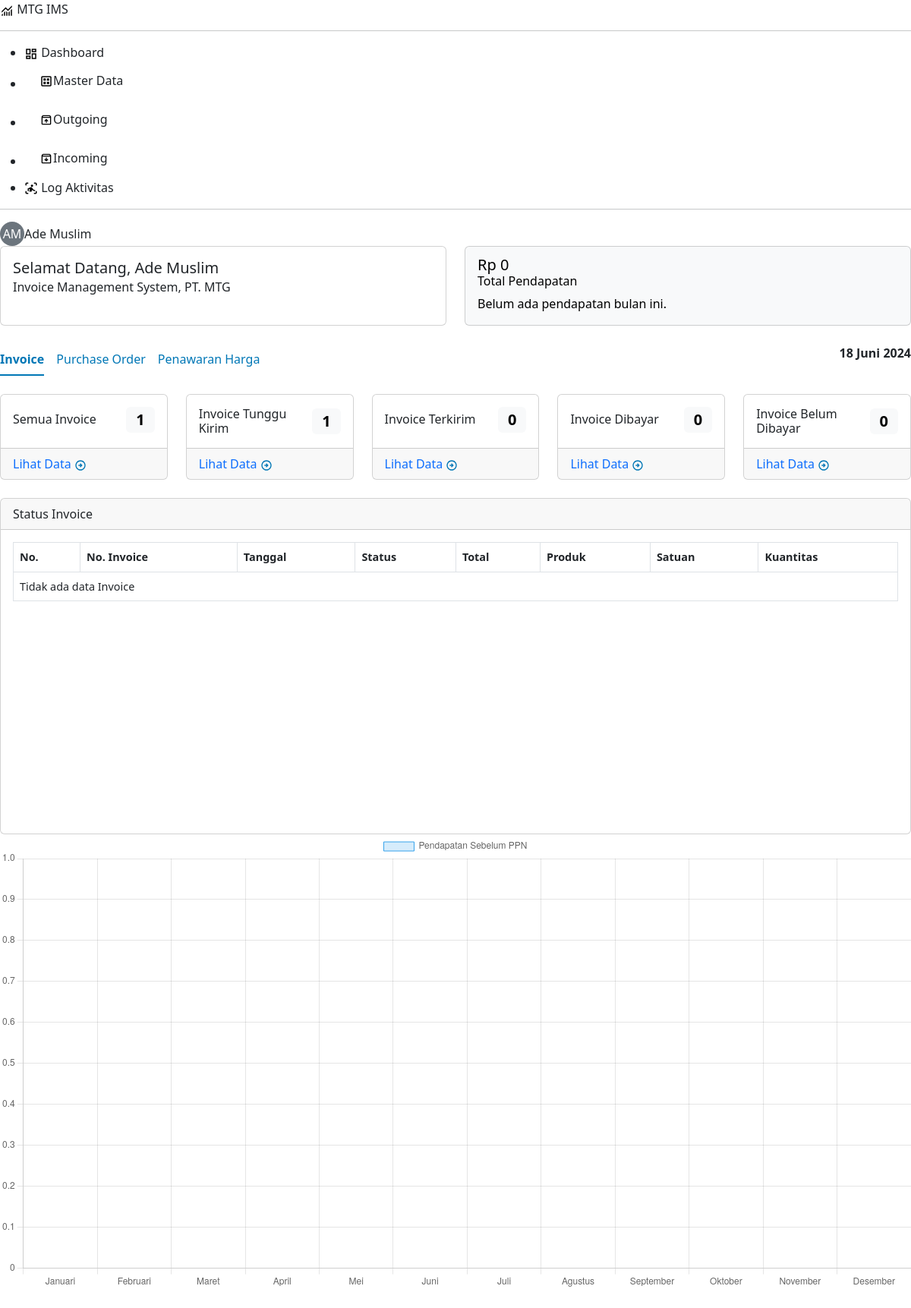
The page /pages/dashboard/index.php (signed in) on the database as committed earlier.
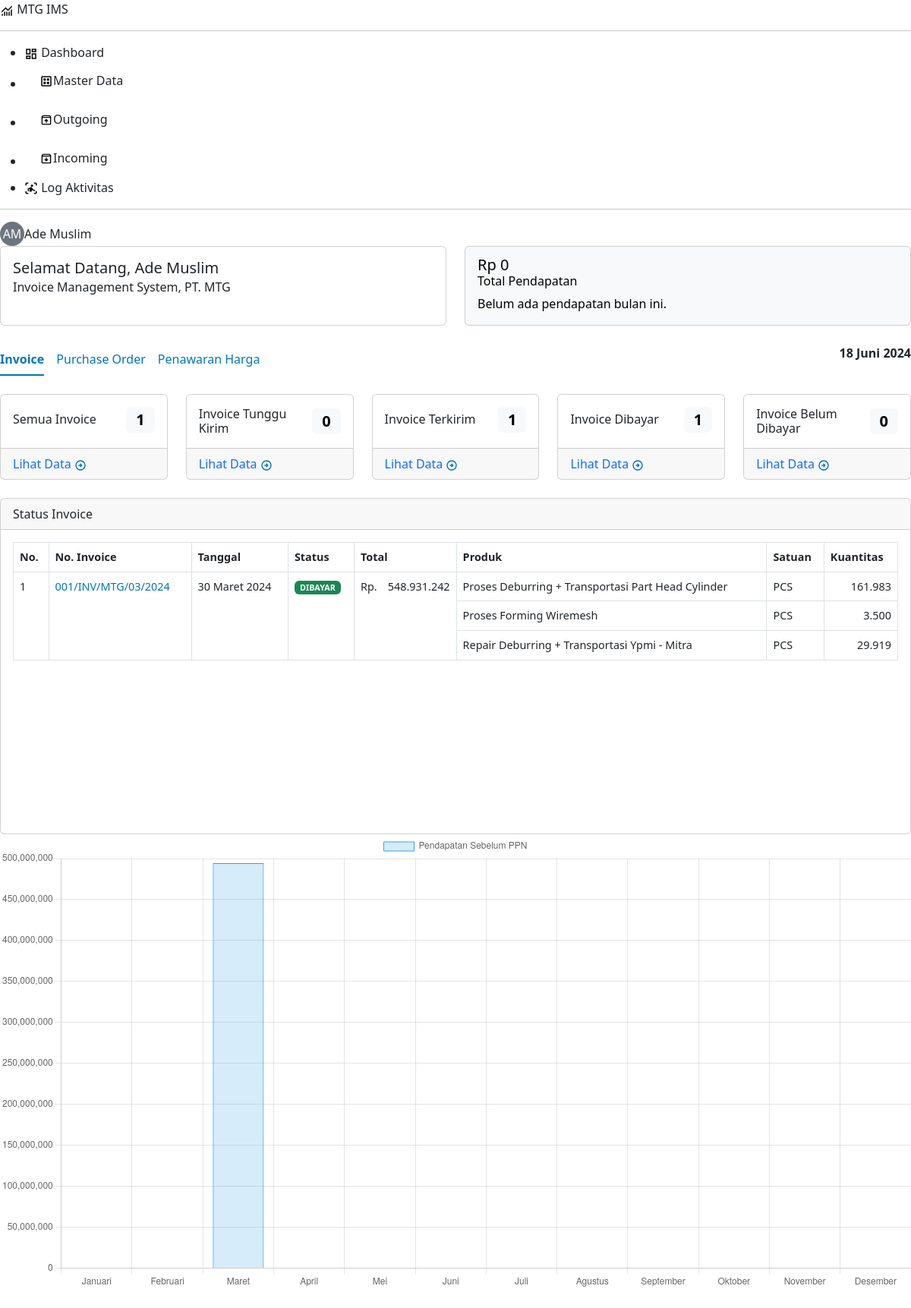
The same page on the database as committed later.
### tables this page shows
CREATE TABLE `detail_faktur` (
  `id_detail_faktur` varchar(36) NOT NULL,
  `id_faktur` varchar(36) NOT NULL,
  `no_pengiriman_barang` varchar(50) NOT NULL,
  `id_produk` varchar(36) NOT NULL,
  `jumlah` int NOT NULL,
  `harga_satuan` int NOT NULL,
  `id_pesanan` varchar(36) NOT NULL
);

CREATE TABLE `faktur` (
  `id_faktur` varchar(36) NOT NULL,
  `id_pengirim` varchar(36) NOT NULL,
  `no_faktur` varchar(50) NOT NULL,
  `tanggal` datetime NOT NULL,
  `total` int NOT NULL,
  `catatan` text,
  `id_penerima` varchar(36) NOT NULL,
  `diskon` int DEFAULT NULL,
  `id_ppn` varchar(36) DEFAULT NULL,
  `logo` varchar(100) DEFAULT NULL,
  `signature_info` longtext,
  `kategori` enum('keluar','masuk') NOT NULL,
  `status` enum('tunggu kirim','belum dibayar','dibayar') NOT NULL,
  `status_hapus` tinyint(1) NOT NULL DEFAULT '0'
);

CREATE TABLE `produk` (
  `id_produk` varchar(36) NOT NULL,
  `no_produk` varchar(50) NOT NULL,
  `nama_produk` varchar(100) NOT NULL,
  `satuan` varchar(25) NOT NULL,
  `harga` int UNSIGNED NOT NULL,
  `status` enum('draft','pending','ditolak','disetujui') NOT NULL DEFAULT 'draft',
  `keterangan` varchar(255) DEFAULT NULL,
  `status_hapus` tinyint(1) NOT NULL DEFAULT '0'
);

### pages/dashboard/invoiceInfo.php (called while the page is built)
<?php
$conditionsInv = "kategori = 'keluar' AND YEAR(tanggal) = ? AND status_hapus = 0";
$bind_paramsInv = array(
    array('type' => 'i', 'value' => $current_year)
);
$data_inv = selectData('faktur', $conditionsInv, "", "", $bind_paramsInv);
$total_inv_outgoing_curent_year = count($data_inv);
$conditionsInv = "kategori = 'keluar' AND YEAR(tanggal) = ? AND status = 'tunggu kirim' AND status_hapus = 0";
$bind_paramsInv = array(
    array('type' => 'i', 'value' => $current_year)
);
$data_inv = selectData('faktur', $conditionsInv, "", "", $bind_paramsInv);
$total_waiting_inv_outgoing_curent_year = count($data_inv);
$conditionsInv = "kategori = 'keluar' AND YEAR(tanggal) = ? AND status = 'dibayar'";
$bind_paramsInv = array(
    array('type' => 'i', 'value' => $current_year)
);
$data_inv = selectData('faktur', $conditionsInv, "tanggal DESC", "", $bind_paramsInv);
$total_paid_inv_outgoing_curent_year = count($data_inv);
$conditionsInv = "kategori = 'keluar' AND YEAR(tanggal) = ? AND status = 'belum dibayar' AND status_hapus = 0";
$bind_paramsInv = array(
    array('type' => 'i', 'value' => $current_year)
);
$data_inv = selectData('faktur', $conditionsInv, "tanggal DESC", "", $bind_paramsInv);
$total_unpaid_inv_outgoing_curent_year = count($data_inv);
$conditionsInv = "kategori = 'keluar' AND YEAR(tanggal) = ? AND status IN ('dibayar', 'belum dibayar') AND status_hapus = 0";
$bind_paramsInv = array(
    array('type' => 'i', 'value' => $current_year)
);
$data_inv = selectData('faktur', $conditionsInv, "tanggal DESC", "", $bind_paramsInv);
$total_sending_inv_outgoing_curent_year = count($data_inv);
$monthly_revenue = array_fill(0, 12, 0);
for ($month = 1; $month <= 12; $month++) {
    $conditionsFaktur = "kategori = 'keluar' AND MONTH(tanggal) = ? AND YEAR(tanggal) = ? AND status = 'dibayar' AND status_hapus = 0";
    $bind_paramsFaktur = array(
        array('type' => 'i', 'value' => $month),
        array('type' => 'i', 'value' => $current_year)
    );
    $data_faktur = selectData('faktur', $conditionsFaktur, "", "", $bind_paramsFaktur);
    $subtotalPerMonth = 0;
    foreach ($data_faktur as $faktur) {
        $id_faktur = $faktur['id_faktur'];
        $conditionsDetailFaktur = "id_faktur = ?";
        $bind_paramsDetailFaktur = array(
            array('type' => 'i', 'value' => $id_faktur)
        );
        $data_faktur_detail = selectData('detail_faktur', $conditionsDetailFaktur, "", "", $bind_paramsDetailFaktur);
        foreach ($data_faktur_detail as $detail) {
            $subtotalPerMonth += ($detail['jumlah'] * $detail['harga_satuan']);
        }
    }
    $monthly_revenue[$month - 1] = $subtotalPerMonth;
}
$invoice_info = [
  'total_inv_outgoing_curent_year' => $total_inv_outgoing_curent_year,
  'total_waiting_inv_outgoing_curent_year' => $total_waiting_inv_outgoing_curent_year,
  'total_paid_inv_outgoing_curent_year' => $total_paid_inv_outgoing_curent_year,
  'total_unpaid_inv_outgoing_curent_year' => $total_unpaid_inv_outgoing_curent_year,
  'total_sending_inv_outgoing_curent_year' => $total_sending_inv_outgoing_curent_year,
  'monthly_revenue' => $monthly_revenue
];

### pages/dashboard/purchaseOrderInfo.php (called while the page is built)
<?php
$conditionsPO = "kategori = 'masuk' AND YEAR(tanggal) = ? AND status_hapus = 0";
$bind_paramsPO = array(
    array('type' => 'i', 'value' => $current_year)
);
$data_po = selectData('pesanan_pembelian', $conditionsPO, "", "", $bind_paramsPO);
$total_po_incoming_curent_year = count($data_po);
$conditionsPO = "kategori = 'masuk' AND YEAR(tanggal) = ? AND status = 'draft' AND status_hapus = 0";
$bind_paramsPO = array(
    array('type' => 'i', 'value' => $current_year)
);
$data_po = selectData('pesanan_pembelian', $conditionsPO, "", "", $bind_paramsPO);
$total_new_po_incoming_curent_year = count($data_po);
$conditionsPO = "kategori = 'masuk' AND YEAR(tanggal) = ? AND status = 'selesai' AND status_hapus = 0";
$bind_paramsPO = array(
    array('type' => 'i', 'value' => $current_year)
);
$data_po = selectData('pesanan_pembelian', $conditionsPO, "", "", $bind_paramsPO);
$total_close_po_incoming_curent_year = count($data_po);
$conditionsPO = "kategori = 'masuk' AND YEAR(tanggal) = ? AND status = 'diproses' AND status_hapus = 0";
$bind_paramsPO = array(
    array('type' => 'i', 'value' => $current_year)
);
$data_po = selectData('pesanan_pembelian', $conditionsPO, "tanggal DESC", "", $bind_paramsPO);
$total_process_po_incoming_curent_year = count($data_po);
$data_sisa_pesanan = array();
foreach ($data_po as $po) {
    $id_pesanan = $po['id_pesanan'];
    $mainDetailTable = 'detail_pesanan';
    $joinDetailTables = [
        ['pesanan_pembelian', 'detail_pesanan.id_pesanan = pesanan_pembelian.id_pesanan'],
        ['produk', 'detail_pesanan.id_produk = produk.id_produk']
    ];
    $columns = 'detail_pesanan.*, produk.*';
    $conditions = "detail_pesanan.id_pesanan = '$id_pesanan'";
    $data_detail_po = selectDataJoin($mainDetailTable, $joinDetailTables, $columns, $conditions);
    if (!empty($data_detail_po)) {
        foreach ($data_detail_po as $detail) {
            $words = explode(' ', ucwords($detail['nama_produk']));
            if (count($words) > 4) {
                $shortened_nama_produk = implode(' ', array_slice($words, 0, 4)) . '...';
            } else {
                $shortened_nama_produk = implode(' ', $words);
            }
            $data_sisa_pesanan[] = array(
                'no_pesanan' => strtoupper($po['no_pesanan']),
                'nama_produk' => $shortened_nama_produk,
                'sisa_pesanan' => $detail['sisa_pesanan']
            );
        }
    }
}
$labels = array();
$sisa_pesanan_data = array();
foreach ($data_sisa_pesanan as $sisa) {
    $labels[] = $sisa['no_pesanan'] . ' - ' . $sisa['nama_produk'];
    $sisa_pesanan_data[] = $sisa['sisa_pesanan'];
}
$po_info = [
  'total_po_incoming_curent_year' => $total_po_incoming_curent_year,
  'total_new_po_incoming_curent_year' => $total_new_po_incoming_curent_year,
  'total_close_po_incoming_curent_year' => $total_close_po_incoming_curent_year,
  'total_process_po_incoming_curent_year' => $total_process_po_incoming_curent_year,
  'data_sisa_pesanan' => $data_sisa_pesanan,
  'labels' => $labels,
  'sisa_pesanan_data' => $sisa_pesanan_data
];

### pages/dashboard/index.php (the view, shortened to what the rows shown need)
<?php
require_once '../../includes/header.php';
$current_year = date('Y');
include 'purchaseOrderInfo.php';
include 'invoiceInfo.php';
?>
<div class="tab-content" id="nav-tabContent">
  <div class="tab-pane fade show active" id="nav-invoice" role="tabpanel" aria-labelledby="nav-invoice-tab"
    tabindex="0">
    <div class="row">
      <div class="col">
        <div class="card card-sticky p-0">
          <div class="card-body" style="height:400px; overflow-y:scroll; font-size:.9rem;">
            <table class="table table-bordered">
              <thead class="thead-sticky fw-bolder">
                <tr>
                  <th>No.</th>
                  <th>No. Invoice</th>
                  <th>Tanggal</th>
                  <th>Status</th>
                  <th>Total</th>
                  <th>Produk</th>
                  <th>Satuan</th>
                  <th>Kuantitas</th>
                </tr>
              </thead>
              <tbody class="zebra-tbody">
                <?php if (empty($data_inv)) : ?>
                <tr>
                  <td colspan="8">Tidak ada data Invoice</td>
                </tr>
                <?php else : $no = 1; foreach ($data_inv as $inv) : ?>
                <?php
                  $id_faktur = $inv['id_faktur'];
                  $mainDetailTable = 'detail_faktur';
                  $joinDetailTables = [
                      ['faktur', 'detail_faktur.id_faktur = faktur.id_faktur'],
                      ['produk', 'detail_faktur.id_produk = produk.id_produk']
                  ];
                  $columns = 'detail_faktur.*, produk.*';
                  $conditions = "detail_faktur.id_faktur = '$id_faktur'";
                  $data_detail_inv = selectDataJoin($mainDetailTable, $joinDetailTables, $columns, $conditions);
                ?>
                <?php if (!empty($data_detail_inv)): ?>
                <?php foreach ($data_detail_inv as $index => $detail): ?>
                <tr>
                  <?php if ($index == 0): ?>
                  <td class="text-start" rowspan="<?= count($data_detail_inv); ?>"><?= $no; ?></td>
                  <td class="text-primary" rowspan="<?= count($data_detail_inv); ?>">
                    <?= strtoupper($inv['no_faktur']); ?></td>
                  <td rowspan="<?= count($data_detail_inv); ?>"><?= dateID($inv['tanggal']); ?></td>
                  <td rowspan="<?= count($data_detail_inv); ?>">
                    <?php
                      $status_class = '';
                      if ($inv['status'] == 'draft') {
                          $status_class = 'text-bg-warning';
                      } elseif ($inv['status'] == 'belum dibayar') {
                          $status_class = 'text-bg-info';
                      } elseif ($inv['status'] == 'dibayar') {
                          $status_class = 'text-bg-success';
                      }
                      ?>
                    <span class="badge <?= $status_class ?>"><?= strtoupper($inv['status']) ?></span>
                  </td>
                  <td rowspan="<?= count($data_detail_inv); ?>"><?= formatRupiah($inv['total']); ?></td>
                  <?php endif; ?>
                  <td><?= ucwords($detail['nama_produk']); ?></td>
                  <td><?= strtoupper($detail['satuan']); ?></td>
                  <td class="text-end"><?= number_format($detail['jumlah'], 0, ',', '.'); ?></td>
                </tr>
                <?php endforeach; ?>
                <?php endif; ?>
                <?php $no++; ?>
                <?php endforeach; ?>
                <?php endif; ?>
              </tbody>
            </table>
          </div>
        </div>
      </div>
    </div>
  </div>
</div>
<script>
document.addEventListener("DOMContentLoaded", function() {
  // Data untuk grafik
  var data = {
    labels: ["Januari", "Februari", "Maret", "April", "Mei", "Juni", "Juli", "Agustus", "September", "Oktober",
      "November", "Desember"
    ],
    datasets: [{
      label: 'Pendapatan Sebelum PPN',
      data: [
        <?= implode(',', $invoice_info['monthly_revenue']); ?>
      ],
      backgroundColor: 'rgba(54, 162, 235, 0.2)',
      borderColor: 'rgba(54, 162, 235, 1)',
      borderWidth: 1
    }]
  };
  // Konfigurasi untuk grafik
  var config = {
    type: 'bar',
    data: data,
    options: {
      scales: {
        y: {
          beginAtZero: true
        }
      }
    }
  };
  // Render grafik
  var ctx = document.getElementById('revenueChart').getContext('2d');
  var revenueChart = new Chart(ctx, config);
});
document.addEventListener("DOMContentLoaded", function() {
  var ctx = document.getElementById('sisaPesananChart').getContext('2d');
  var sisaPesananChart = new Chart(ctx, {
    type: 'bar',
    data: {
      labels: <?= json_encode($po_info['labels']); ?>,
      datasets: [{
        label: 'Sisa Pesanan',
        data: <?= json_encode($po_info['sisa_pesanan_data']); ?>,
        backgroundColor: 'rgba(75, 192, 192, 0.2)',
        borderColor: 'rgba(75, 192, 192, 1)',
        borderWidth: 1
      }]
    },
    options: {
      indexAxis: 'y',
      scales: {
        x: {
          beginAtZero: true
        }
      }
    }
  });
});
</script>
<?php require '../../includes/footer.php'; ?>

### includes/function.php (shortened to what the rows shown need)
<?php
require_once 'config.php';
function dateID($date) {
    $bulanIndonesia = array(
        'Januari', 'Februari', 'Maret', 'April', 'Mei', 'Juni',
        'Juli', 'Agustus', 'September', 'Oktober', 'November', 'Desember'
    );
    $indexBulan = date('n', strtotime($date)) - 1;
    $dateFormatted = date('j', strtotime($date)) . ' ' . $bulanIndonesia[$indexBulan] . ' ' . date('Y', strtotime($date));
    return $dateFormatted;
}
function selectData($table, $conditions = "", $order_by = "", $limit = "", $bind_params = array()) {
    global $conn;
    $sql = "SELECT * FROM $table";
    if (!empty($conditions)) {
        $sql .= " WHERE $conditions";
    }
    if (!empty($order_by)) {
        $sql .= " ORDER BY $order_by";
    }
    $stmt = mysqli_prepare($conn, $sql);
    if (!empty($bind_params)) {
        $types = "";
        $bind_values = array();
        foreach ($bind_params as $param) {
            $types .= $param['type'];
            $bind_values[] = $param['value'];
        }
        mysqli_stmt_bind_param($stmt, $types, ...$bind_values);
    }
    mysqli_stmt_execute($stmt);
    $result = mysqli_stmt_get_result($stmt);
    $rows = mysqli_fetch_all($result, MYSQLI_ASSOC);
    return $rows;
}
function selectDataJoin($mainTable, $joinTables = [], $columns = '*', $conditions = "", $orderBy = "") {
  global $conn;
  $sql = "SELECT $columns FROM $mainTable";
  foreach ($joinTables as $joinTable) {
      $sql .= " JOIN $joinTable[0] ON $joinTable[1]";
  }
  if (!empty($conditions)) {
      $sql .= " WHERE $conditions";
  }
  $result = mysqli_query($conn, $sql);
  $rows = mysqli_fetch_all($result, MYSQLI_ASSOC);
  return $rows;
}
function formatRupiah($number) {
    return '<div class="d-flex justify-content-between"><span>Rp.</span><span>' . number_format($number, 0, ',', '.') . '</span></div>';
}

Rows that differ between the two databases and show on the page:
added detail_faktur: id_faktur.no_faktur "001/INV/MTG/03/2024", id_faktur.tanggal "30 Maret 2024", id_faktur.status "DIBAYAR", id_faktur.total "548.931.242", id_produk.nama_produk "Proses Deburring + Transportasi Part Head Cylinder", id_produk.satuan "PCS", jumlah "161.983"
added detail_faktur: id_produk.nama_produk "Proses Forming Wiremesh", id_produk.satuan "PCS", jumlah "3.500"
added detail_faktur: id_produk.nama_produk "Repair Deburring + Transportasi Ypmi - Mitra", id_produk.satuan "PCS", jumlah "29.919"
Other text that changed with them:
$invoice_info['total_waiting_inv_outgoing_curent_year']: "1" → "0"
$invoice_info['total_sending_inv_outgoing_curent_year']: "0" → "1"
$invoice_info['total_paid_inv_outgoing_curent_year']: "0" → "1"
chart data {{ implode(',', $invoice_info['monthly_revenue']) }}: 0,0,0,0,0,0,0,0,0,0,0,0 → 0,0,494532650,0,0,0,0,0,0,0,0,0
text no longer shown: "Tidak ada data Invoice"
